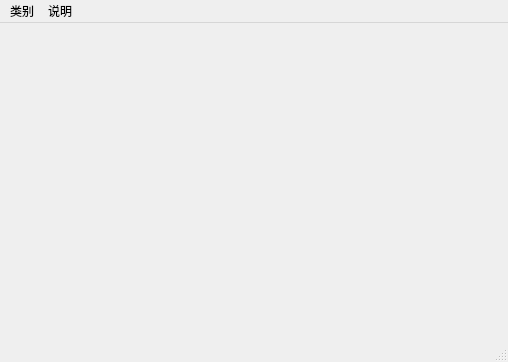
<?xml version="1.0" encoding="UTF-8"?>
<ui version="4.0">
 <class>MainWindow</class>
 <widget class="QMainWindow" name="MainWindow">
  <property name="geometry">
   <rect>
    <x>0</x>
    <y>0</y>
    <width>508</width>
    <height>362</height>
   </rect>
  </property>
  <property name="windowTitle">
   <string>痒痒鼠的春天</string>
  </property>
  <widget class="QWidget" name="centralwidget"/>
  <widget class="QMenuBar" name="menubar">
   <property name="geometry">
    <rect>
     <x>0</x>
     <y>0</y>
     <width>508</width>
     <height>23</height>
    </rect>
   </property>
   <widget class="QMenu" name="menu">
    <property name="title">
     <string>类别</string>
    </property>
    <widget class="QMenu" name="menu_3">
     <property name="title">
      <string>御魂</string>
     </property>
     <addaction name="action_2"/>
     <addaction name="action_3"/>
     <addaction name="action_4"/>
    </widget>
    <addaction name="menu_3"/>
    <addaction name="action_5"/>
    <addaction name="action_6"/>
    <addaction name="action_8"/>
   </widget>
   <widget class="QMenu" name="menu_2">
    <property name="title">
     <string>说明</string>
    </property>
    <addaction name="action_7"/>
   </widget>
   <addaction name="menu"/>
   <addaction name="menu_2"/>
  </widget>
  <widget class="QStatusBar" name="statusbar"/>
  <action name="action_2">
   <property name="text">
    <string>单人</string>
   </property>
  </action>
  <action name="action_3">
   <property name="text">
    <string>双开</string>
   </property>
  </action>
  <action name="action_4">
   <property name="text">
    <string>三黑</string>
   </property>
  </action>
  <action name="action_5">
   <property name="text">
    <string>御灵</string>
   </property>
  </action>
  <action name="action_6">
   <property name="text">
    <string>业原火</string>
   </property>
  </action>
  <action name="action_7">
   <property name="text">
    <string>关于</string>
   </property>
  </action>
  <action name="action_8">
   <property name="text">
    <string>觉醒材料</string>
   </property>
  </action>
 </widget>
 <resources/>
 <connections/>
</ui>
